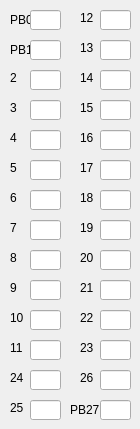
    <widget class="QWidget" name="tab_2">
     <attribute name="title">
      <string>InfoFrame Packet</string>
     </attribute>
     <widget class="QLineEdit" name="pb4">
      <property name="geometry">
       <rect>
        <x>30</x>
        <y>130</y>
        <width>31</width>
        <height>20</height>
       </rect>
      </property>
     </widget>
     <widget class="QLineEdit" name="pb2">
      <property name="geometry">
       <rect>
        <x>30</x>
        <y>70</y>
        <width>31</width>
        <height>20</height>
       </rect>
      </property>
     </widget>
     <widget class="QLabel" name="label_14">
      <property name="geometry">
       <rect>
        <x>10</x>
        <y>70</y>
        <width>16</width>
        <height>16</height>
       </rect>
      </property>
      <property name="text">
       <string>2</string>
      </property>
     </widget>
     <widget class="QLabel" name="label_16">
      <property name="geometry">
       <rect>
        <x>10</x>
        <y>130</y>
        <width>16</width>
        <height>16</height>
       </rect>
      </property>
      <property name="text">
       <string>4</string>
      </property>
     </widget>
     <widget class="QLineEdit" name="pb3">
      <property name="geometry">
       <rect>
        <x>30</x>
        <y>100</y>
        <width>31</width>
        <height>20</height>
       </rect>
      </property>
     </widget>
     <widget class="QLabel" name="label_15">
      <property name="geometry">
       <rect>
        <x>10</x>
        <y>100</y>
        <width>16</width>
        <height>16</height>
       </rect>
      </property>
      <property name="text">
       <string>3</string>
      </property>
     </widget>
     <widget class="QLabel" name="label_13">
      <property name="geometry">
       <rect>
        <x>10</x>
        <y>40</y>
        <width>20</width>
        <height>20</height>
       </rect>
      </property>
      <property name="text">
       <string>PB1</string>
      </property>
     </widget>
     <widget class="QLabel" name="label_12">
      <property name="geometry">
       <rect>
        <x>10</x>
        <y>10</y>
        <width>20</width>
        <height>20</height>
       </rect>
      </property>
      <property name="text">
       <string>PB0</string>
      </property>
     </widget>
     <widget class="QLineEdit" name="pb0">
      <property name="geometry">
       <rect>
        <x>30</x>
        <y>10</y>
        <width>31</width>
        <height>20</height>
       </rect>
      </property>
     </widget>
     <widget class="QLabel" name="label_17">
      <property name="geometry">
       <rect>
        <x>10</x>
        <y>160</y>
        <width>16</width>
        <height>16</height>
       </rect>
      </property>
      <property name="text">
       <string>5</string>
      </property>
     </widget>
     <widget class="QLineEdit" name="pb5">
      <property name="geometry">
       <rect>
        <x>30</x>
        <y>160</y>
        <width>31</width>
        <height>20</height>
       </rect>
      </property>
     </widget>
     <widget class="QLineEdit" name="pb1">
      <property name="geometry">
       <rect>
        <x>30</x>
        <y>40</y>
        <width>31</width>
        <height>20</height>
       </rect>
      </property>
     </widget>
     <widget class="QLabel" name="label_21">
      <property name="geometry">
       <rect>
        <x>10</x>
        <y>280</y>
        <width>16</width>
        <height>16</height>
       </rect>
      </property>
      <property name="text">
       <string>9</string>
      </property>
     </widget>
     <widget class="QLabel" name="label_19">
      <property name="geometry">
       <rect>
        <x>10</x>
        <y>220</y>
        <width>16</width>
        <height>16</height>
       </rect>
      </property>
      <property name="text">
       <string>7</string>
      </property>
     </widget>
     <widget class="QLineEdit" name="pb8">
      <property name="geometry">
       <rect>
        <x>30</x>
        <y>250</y>
        <width>31</width>
        <height>20</height>
       </rect>
      </property>
     </widget>
     <widget class="QLineEdit" name="pb9">
      <property name="geometry">
       <rect>
        <x>30</x>
        <y>280</y>
        <width>31</width>
        <height>20</height>
       </rect>
      </property>
     </widget>
     <widget class="QLabel" name="label_18">
      <property name="geometry">
       <rect>
        <x>10</x>
        <y>190</y>
        <width>16</width>
        <height>16</height>
       </rect>
      </property>
      <property name="text">
       <string>6</string>
      </property>
     </widget>
     <widget class="QLabel" name="label_20">
      <property name="geometry">
       <rect>
        <x>10</x>
        <y>250</y>
        <width>16</width>
        <height>16</height>
       </rect>
      </property>
      <property name="text">
       <string>8</string>
      </property>
     </widget>
     <widget class="QLineEdit" name="pb6">
      <property name="geometry">
       <rect>
        <x>30</x>
        <y>190</y>
        <width>31</width>
        <height>20</height>
       </rect>
      </property>
     </widget>
     <widget class="QLineEdit" name="pb7">
      <property name="geometry">
       <rect>
        <x>30</x>
        <y>220</y>
        <width>31</width>
        <height>20</height>
       </rect>
      </property>
     </widget>
     <widget class="QLineEdit" name="pb10">
      <property name="geometry">
       <rect>
        <x>30</x>
        <y>310</y>
        <width>31</width>
        <height>20</height>
       </rect>
      </property>
     </widget>
     <widget class="QLabel" name="label_23">
      <property name="geometry">
       <rect>
        <x>10</x>
        <y>340</y>
        <width>16</width>
        <height>16</height>
       </rect>
      </property>
      <property name="text">
       <string>11</string>
      </property>
     </widget>
     <widget class="QLabel" name="label_22">
      <property name="geometry">
       <rect>
        <x>10</x>
        <y>310</y>
        <width>16</width>
        <height>16</height>
       </rect>
      </property>
      <property name="text">
       <string>10</string>
      </property>
     </widget>
     <widget class="QLineEdit" name="pb11">
      <property name="geometry">
       <rect>
        <x>30</x>
        <y>340</y>
        <width>31</width>
        <height>20</height>
       </rect>
      </property>
     </widget>
     <widget class="QLineEdit" name="pb17">
      <property name="geometry">
       <rect>
        <x>100</x>
        <y>160</y>
        <width>31</width>
        <height>20</height>
       </rect>
      </property>
     </widget>
     <widget class="QLabel" name="label_26">
      <property name="geometry">
       <rect>
        <x>80</x>
        <y>70</y>
        <width>16</width>
        <height>16</height>
       </rect>
      </property>
      <property name="text">
       <string>14</string>
      </property>
     </widget>
     <widget class="QLineEdit" name="pb14">
      <property name="geometry">
       <rect>
        <x>100</x>
        <y>70</y>
        <width>31</width>
        <height>20</height>
       </rect>
      </property>
     </widget>
     <widget class="QLineEdit" name="pb16">
      <property name="geometry">
       <rect>
        <x>100</x>
        <y>130</y>
        <width>31</width>
        <height>20</height>
       </rect>
      </property>
     </widget>
     <widget class="QLabel" name="label_27">
      <property name="geometry">
       <rect>
        <x>80</x>
        <y>100</y>
        <width>16</width>
        <height>16</height>
       </rect>
      </property>
      <property name="text">
       <string>15</string>
      </property>
     </widget>
     <widget class="QLineEdit" name="pb15">
      <property name="geometry">
       <rect>
        <x>100</x>
        <y>100</y>
        <width>31</width>
        <height>20</height>
       </rect>
      </property>
     </widget>
     <widget class="QLabel" name="label_29">
      <property name="geometry">
       <rect>
        <x>80</x>
        <y>160</y>
        <width>16</width>
        <height>16</height>
       </rect>
      </property>
      <property name="text">
       <string>17</string>
      </property>
     </widget>
     <widget class="QLabel" name="label_24">
      <property name="geometry">
       <rect>
        <x>80</x>
        <y>10</y>
        <width>16</width>
        <height>16</height>
       </rect>
      </property>
      <property name="text">
       <string>12</string>
      </property>
     </widget>
     <widget class="QLineEdit" name="pb12">
      <property name="geometry">
       <rect>
        <x>100</x>
        <y>10</y>
        <width>31</width>
        <height>20</height>
       </rect>
      </property>
     </widget>
     <widget class="QLineEdit" name="pb13">
      <property name="geometry">
       <rect>
        <x>100</x>
        <y>40</y>
        <width>31</width>
        <height>20</height>
       </rect>
      </property>
     </widget>
     <widget class="QLabel" name="label_28">
      <property name="geometry">
       <rect>
        <x>80</x>
        <y>130</y>
        <width>16</width>
        <height>16</height>
       </rect>
      </property>
      <property name="text">
       <string>16</string>
      </property>
     </widget>
     <widget class="QLabel" name="label_25">
      <property name="geometry">
       <rect>
        <x>80</x>
        <y>40</y>
        <width>16</width>
        <height>16</height>
       </rect>
      </property>
      <property name="text">
       <string>13</string>
      </property>
     </widget>
     <widget class="QLabel" name="label_33">
      <property name="geometry">
       <rect>
        <x>80</x>
        <y>280</y>
        <width>16</width>
        <height>16</height>
       </rect>
      </property>
      <property name="text">
       <string>21</string>
      </property>
     </widget>
     <widget class="QLabel" name="label_34">
      <property name="geometry">
       <rect>
        <x>80</x>
        <y>310</y>
        <width>16</width>
        <height>16</height>
       </rect>
      </property>
      <property name="text">
       <string>22</string>
      </property>
     </widget>
     <widget class="QLineEdit" name="pb21">
      <property name="geometry">
       <rect>
        <x>100</x>
        <y>280</y>
        <width>31</width>
        <height>20</height>
       </rect>
      </property>
     </widget>
     <widget class="QLineEdit" name="pb22">
      <property name="geometry">
       <rect>
        <x>100</x>
        <y>310</y>
        <width>31</width>
        <height>20</height>
       </rect>
      </property>
     </widget>
     <widget class="QLineEdit" name="pb18">
      <property name="geometry">
       <rect>
        <x>100</x>
        <y>190</y>
        <width>31</width>
        <height>20</height>
       </rect>
      </property>
     </widget>
     <widget class="QLineEdit" name="pb20">
      <property name="geometry">
       <rect>
        <x>100</x>
        <y>250</y>
        <width>31</width>
        <height>20</height>
       </rect>
      </property>
     </widget>
     <widget class="QLabel" name="label_31">
      <property name="geometry">
       <rect>
        <x>80</x>
        <y>220</y>
        <width>16</width>
        <height>16</height>
       </rect>
      </property>
      <property name="text">
       <string>19</string>
      </property>
     </widget>
     <widget class="QLabel" name="label_32">
      <property name="geometry">
       <rect>
        <x>80</x>
        <y>250</y>
        <width>16</width>
        <height>16</height>
       </rect>
      </property>
      <property name="text">
       <string>20</string>
      </property>
     </widget>
     <widget class="QLineEdit" name="pb19">
      <property name="geometry">
       <rect>
        <x>100</x>
        <y>220</y>
        <width>31</width>
        <height>20</height>
       </rect>
      </property>
     </widget>
     <widget class="QLineEdit" name="pb23">
      <property name="geometry">
       <rect>
        <x>100</x>
        <y>340</y>
        <width>31</width>
        <height>20</height>
       </rect>
      </property>
     </widget>
     <widget class="QLabel" name="label_30">
      <property name="geometry">
       <rect>
        <x>80</x>
        <y>190</y>
        <width>16</width>
        <height>16</height>
       </rect>
      </property>
      <property name="text">
       <string>18</string>
      </property>
     </widget>
     <widget class="QLabel" name="label_35">
      <property name="geometry">
       <rect>
        <x>80</x>
        <y>340</y>
        <width>16</width>
        <height>16</height>
       </rect>
      </property>
      <property name="text">
       <string>23</string>
      </property>
     </widget>
     <widget class="QLineEdit" name="pb26">
      <property name="geometry">
       <rect>
        <x>100</x>
        <y>370</y>
        <width>31</width>
        <height>20</height>
       </rect>
      </property>
     </widget>
     <widget class="QLineEdit" name="pb27">
      <property name="geometry">
       <rect>
        <x>100</x>
        <y>400</y>
        <width>31</width>
        <height>20</height>
       </rect>
      </property>
     </widget>
     <widget class="QLabel" name="label_36">
      <property name="geometry">
       <rect>
        <x>10</x>
        <y>370</y>
        <width>16</width>
        <height>16</height>
       </rect>
      </property>
      <property name="text">
       <string>24</string>
      </property>
     </widget>
     <widget class="QLineEdit" name="pb25">
      <property name="geometry">
       <rect>
        <x>30</x>
        <y>400</y>
        <width>31</width>
        <height>20</height>
       </rect>
      </property>
     </widget>
     <widget class="QLabel" name="label_38">
      <property name="geometry">
       <rect>
        <x>80</x>
        <y>370</y>
        <width>16</width>
        <height>16</height>
       </rect>
      </property>
      <property name="text">
       <string>26</string>
      </property>
     </widget>
     <widget class="QLabel" name="label_37">
      <property name="geometry">
       <rect>
        <x>10</x>
        <y>400</y>
        <width>16</width>
        <height>16</height>
       </rect>
      </property>
      <property name="text">
       <string>25</string>
      </property>
     </widget>
     <widget class="QLineEdit" name="pb24">
      <property name="geometry">
       <rect>
        <x>30</x>
        <y>370</y>
        <width>31</width>
        <height>20</height>
       </rect>
      </property>
     </widget>
     <widget class="QLabel" name="label_39">
      <property name="geometry">
       <rect>
        <x>70</x>
        <y>400</y>
        <width>31</width>
        <height>20</height>
       </rect>
      </property>
      <property name="text">
       <string>PB27</string>
      </property>
     </widget>
    </widget>
